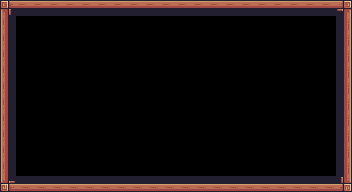

Rendered tile map (Tiled .tmx) drawn with the repository's tilesets; below, a short description and the full map source, tile grids included:
An orthogonal 22x12 tile map with 16x16 px tiles, 1 tile layer (Tile Layer 1).

<map version="1.10" tiledversion="1.11.0" orientation="orthogonal" renderorder="right-down" width="22" height="12" tilewidth="16" tileheight="16" infinite="0" nextlayerid="2" nextobjectid="1">
 <tileset firstgid="1" source="Pixel-Adventure-Terrain.tsx" />
 <layer id="1" name="Tile Layer 1" width="22" height="12">
  <data encoding="csv">
89,90,90,90,90,90,90,90,90,90,90,90,90,90,90,90,90,90,90,90,90,91,
111,0,0,0,0,0,0,0,0,0,0,0,0,0,0,0,0,0,0,0,0,113,
111,0,0,0,0,0,0,0,0,0,0,0,0,0,0,0,0,0,0,0,0,113,
111,0,0,0,0,0,0,0,0,0,0,0,0,0,0,0,0,0,0,0,0,113,
111,0,0,0,0,0,0,0,0,0,0,0,0,0,0,0,0,0,0,0,0,113,
111,0,0,0,0,0,0,0,0,0,0,0,0,0,0,0,0,0,0,0,0,113,
111,0,0,0,0,0,0,0,0,0,0,0,0,0,0,0,0,0,0,0,0,113,
111,0,0,0,0,0,0,0,0,0,0,0,0,0,0,0,0,0,0,0,0,113,
111,0,0,0,0,0,0,0,0,0,0,0,0,0,0,0,0,0,0,0,0,113,
111,0,0,0,0,0,0,0,0,0,0,0,0,0,0,0,0,0,0,0,0,113,
111,0,0,0,0,0,0,0,0,0,0,0,0,0,0,0,0,0,0,0,0,113,
133,134,134,134,134,134,134,134,134,134,134,134,134,134,134,134,134,134,134,134,134,135
</data>
 </layer>
</map>
